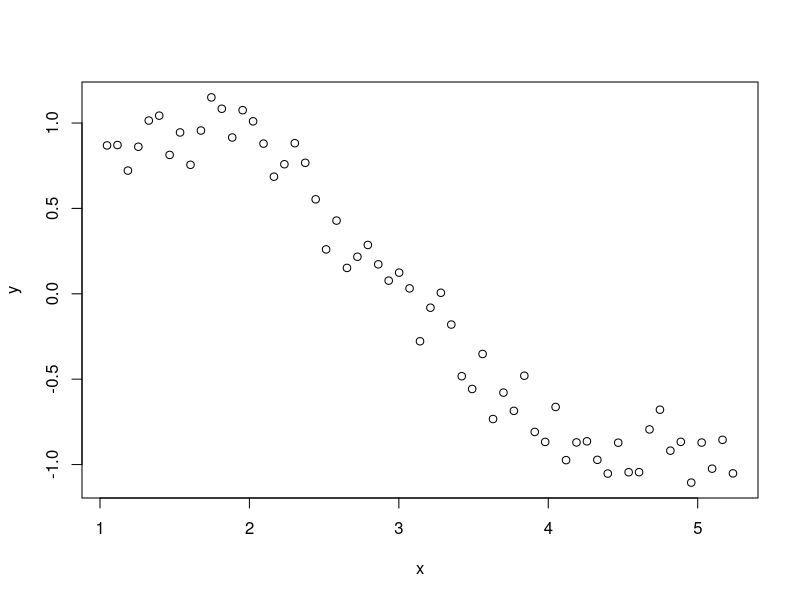
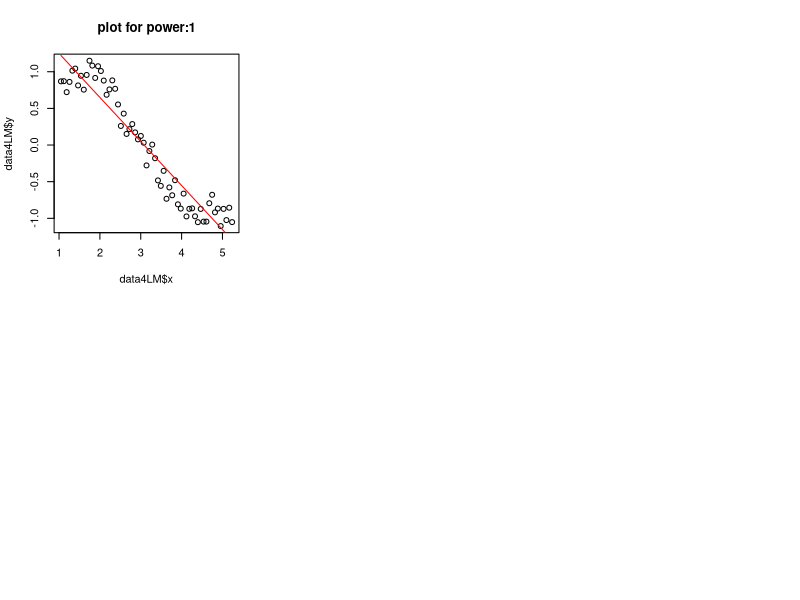

Recreate these plots in R, in order. (Note: this script raises an error after producing the figures.)
#Requirement
# Rewrite the python codes on Lasso & Ridge regularization in R (until section 4).
# https://www.analyticsvidhya.com/blog/2016/01/complete-tutorial-ridge-lasso-regression-python/
# package about ridge regression
install.packages("MASS")
library("MASS")
#package about lasso regression
install.packages("glmnet")


#Define input array with angles from 60deg to 300deg converted to radians
i<- seq(60,300,by=4)
x<- c(i*pi/180)
set.seed(10)
y<- sin(x)+rnorm(length(x),0,0.15)
data <- data.frame(x=x, y=y)
data
plot(x,y)


for (i in seq(2:15)) {
  colName= paste("x_",i,sep = "")
  data[colName]<- data$x ^i
}
head(data)

#linear regression function
linear_regression<-function(data, power, models_to_plot){
  predictors<- c('x')
  if(power>2){
    for (i in 2:power) {
      predictors<- append(predictors,paste("x_",k,sep = ""))
    }
  }
  #Fit the model
  data4LM<- data[predictors]
  data4LM<- data.frame(data4LM,data['y'])
  if(power==1){
    names(data4LM)[names(data4LM)=="data4LM"]="x"
  }
  linearModel<- lm(y~.,data4LM)
  lmPredict<-predict(linearModel,data[predictors])
  if(power %in% models_to_plot){
    plot(data4LM$x,data4LM$y,main = paste("plot for power:",power,sep=""))
    lines(data$x,lmPredict,col="red")
  }
  rss <- sum((lmPredict - data[['y']]) ^ 2)
  ret <- c(rss)
  ret <- append(ret,coef(linearModel))
  return(ret)
}


#Initialize a dataframe to store the results:
colum <- c("rss")
colum <- append(colum,"intercept")
row <- c("model_pow_1")
for ( k in 1:15){
  col <- append(colum,paste("coef_x_",k,sep = ""))
}
for( k in 2:15){
  row <- append(row,paste("model_pow_",k,sep = ""))
}


linea4result <- data.frame(matrix(nrow = 15,ncol= 17))
colnames(linea4result) <- colum
rownames(linea4result) <- row

#Define the powers for which a plot is required:
models_to_plot <- c(1,3,6,9,12,15)
par(mfrow=c(2,3))


#Iterate through all powers and assimilate results
for (k in 1:15){
  linea4result[k,1:(k+2)] <- linear_regression(data, power=k, models_to_plot=models_to_plot)
}



#lasso regression function
library("glmnet")
# lasso_regression<- function(data, predictors, alpha, models_to_plot){
#   # Fit the model
#   glmnet(data,predictors,alpha = alpha)
# }



